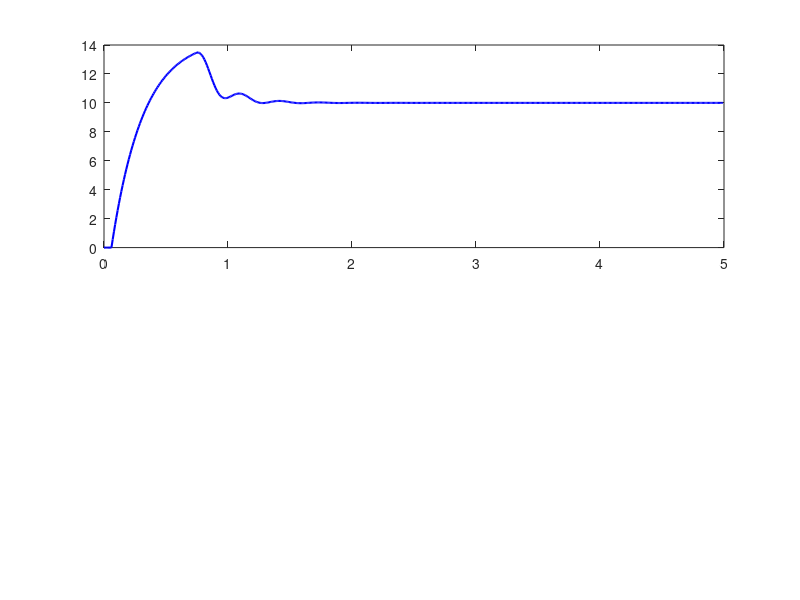

This chart was generated by the following MATLAB code: (Note: this script raises an error after producing the figure.)
% --- SYSTEM PARAMETERS ---
% Insert the values estimated from a previous iteration
% the following parameters has been chosen from the 63.2 method estimation
% of motor 1 at Va = 3.84V
Kp = 1.6196;
Ki = 8.9979;
tau = 0.06;
mu = 2.4080; % Motor static gain
T = 0.26;  % Motor time constant
Ts = 0.01; % Sample time (10 ms based on STM32 config)

% --- SIMULATION SETUP ---
total_time = 5; % Simulate for 5 seconds
N = total_time / Ts;
t = (0:N-1) * Ts;

w_target = 10; % Desired target velocity (10 rad/s)

% Initialize memory arrays
w_measured = zeros(1, N);
applied_voltage = zeros(1, N);
error_array = zeros(1, N);

% Static variable for the integral
I = 0;

% Pre-padded array, in this way we implement the delay exp(-tau * s)
n_delay = round(tau/Ts);
Va_hist = zeros(1, N + n_delay); % zeros at the start: motor at rest

% --- CLOSED-LOOP SIMULATION CYCLE ---
for k = 1:N-1

    % Acquire current velocity
    w_current = w_measured(k);

    % Calculate error (Target - Measured)
    error = w_target - w_current;
    error_array(k) = error;

    % PI CONTROLLER (Translation of the C code)
    P = Kp * error;             % Proportional term
    I = I + Ki * error * Ts;    % Integral term with memory
    Va = P + I;                 % Voltage calculated by the controller

    %{
    % version with controlled update of the accumulator
    Va_unsat = P + I;                        % 1. hypothetical output
    I_new    = I + Ki * error * Ts;          % 2. hypothetical integral

    % 3. accumulate only if it does not push further into saturation
    condition1 = Va_unsat >= -V_max && Va_unsat <= V_max;
    condition2 = Va_unsat > 0 && error < 0;
    condition3 = Va_unsat < 0 && error > 0;
    if (condition1) || (condition2) || (condition3)
        I = I_new;
    end

    Va = max(-V_max, min(V_max, P + I));     % 4. real output (still clamped)
    %}

    % Anti-windup / Saturation: Motor cannot exceed supply voltage
    V_max = 6.0; % V_supply = 50% of V_PSU
    if Va > V_max
        Va = V_max;
    elseif Va < -V_max
        Va = -V_max;
    end

    applied_voltage(k) = Va;
    Va_hist(k + n_delay) = Va; % store with an offset

    % PHYSICAL MOTOR MODEL (Plant)
    % Calculate how the motor reacts to the applied voltage Va.
    % Discrete formula (Forward Euler) based on G(s) = mu / (1 + T*s)
    w_measured(k+1) = w_measured(k) + (Ts / T) * (-w_measured(k) + mu * Va_hist(k));

end

% --- PLOTS ---
figure;
subplot(2,1,1);
plot(t, w_measured, 'b', 'LineWidth', 1.5); hold on;
yline(w_target, 'r--', 'LineWidth', 1.5);
xlabel('Time (s)'); ylabel('Velocity (rad/s)');
title('Closed-Loop Motor Response');
legend('Measured Velocity', 'Target Velocity');
grid on;

subplot(2,1,2);
plot(t, applied_voltage, 'g', 'LineWidth', 1.5);
xlabel('Time (s)'); ylabel('Voltage (V)');
title('Control Action (PI Output Voltage)');
grid on;
